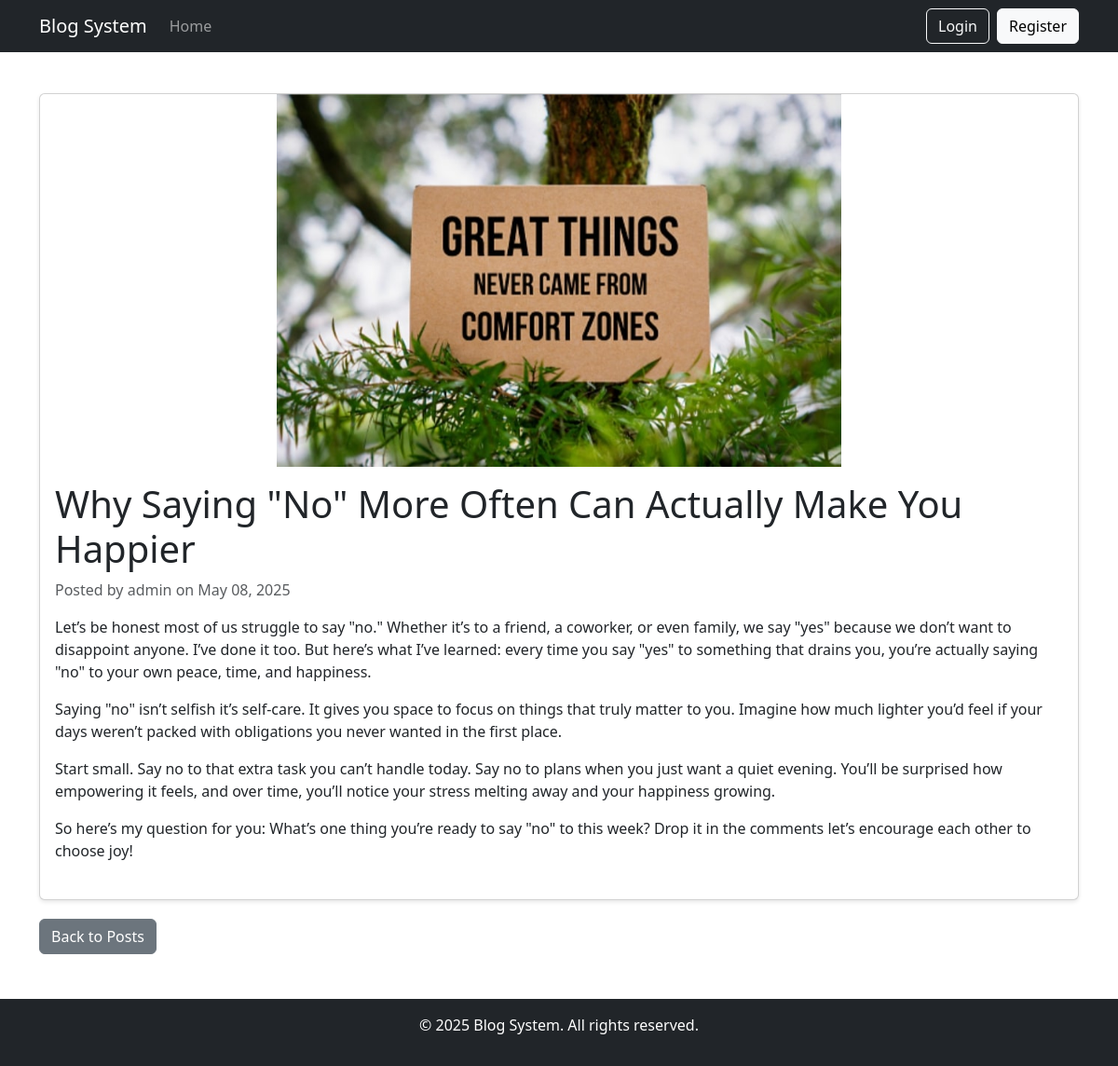
The app's page /post/1/ with its own data.
### blog/models.py (models this page shows, shortened)
class Post(models.Model):
    title = models.CharField(max_length=100)
    content = models.TextField()
    image = models.ImageField(upload_to='post_images/', blank=True, null=True)
    date_posted = models.DateTimeField(default=timezone.now)
    author = models.ForeignKey(User, on_delete=models.CASCADE)
    tags = models.ManyToManyField(Tag, blank=True, related_name='posts')
    class Meta:
        ordering = ['-date_posted']

### blog/views.py (the view)
# urls.py: path('post/<int:pk>/', views.post_detail, name='post_detail'),
def post_detail(request, pk):
    post = get_object_or_404(Post.objects.prefetch_related('tags'), pk=pk)
    return render(request, 'blog/post_detail.html', {'post': post})

### blog/templates/blog/post_detail.html (shortened to what this page needs)
{% extends 'blog/base.html' %}
{% block content %}
<article class="card">
    {% if post.image %}
    <img src="{{ post.image.url }}" class="card-img-top" alt="{{ post.title }}" style="max-height: 400px; width: auto; object-fit: contain;">
    {% endif %}
    <div class="card-body">
        <h1 class="card-title">{{ post.title }}</h1>
        <p class="card-text text-muted">
            Posted by {{ post.author }} on {{ post.date_posted|date:"F d, Y" }}
        </p>
        <div class="card-text mb-4 post-content">
            {{ post.content|linebreaks }}
        </div>
    </div>
</article>
<div class="mt-3">
    <a href="{% url 'blog:post_list' %}" class="btn btn-secondary">Back to Posts</a>
</div>
{% endblock %}

### blog/static/blog/css/styles.css (style rules this page uses)
body { min-height: 100vh; display: flex; flex-direction: column; }
.card { margin-bottom: 20px; box-shadow: 0 2px 4px rgba(0,0,0,0.1); }
.card-img-top { max-height: 400px; object-fit: cover; }

### records on screen
Post: image (picture), title "Why Saying \"No\" More Often Can Actually Make You Happier", author "admin", date_posted "May 08, 2025", content "Let’s be honest most of us struggle to say \"no.\" Whether it’s to a friend, a coworker, or even family, we say \"yes\" because we don’t want to disappoint anyone. I’ve done it too. But here’s what I’ve learned: every time you say \"yes\" to something that drains you, you’re actually saying \"no\" to your own peace, time, and happiness. Saying \"no\" isn’t selfish it’s self-care. It gives you space to focus on things that truly matter to you. Imagine how much lighter you’d feel if your days weren’t packed with obligations you never wanted in the first place. Start small. Say no to that extra task you can’t handle today. Say no to plans when you just want a quiet evening. You’ll be surprised how…"
